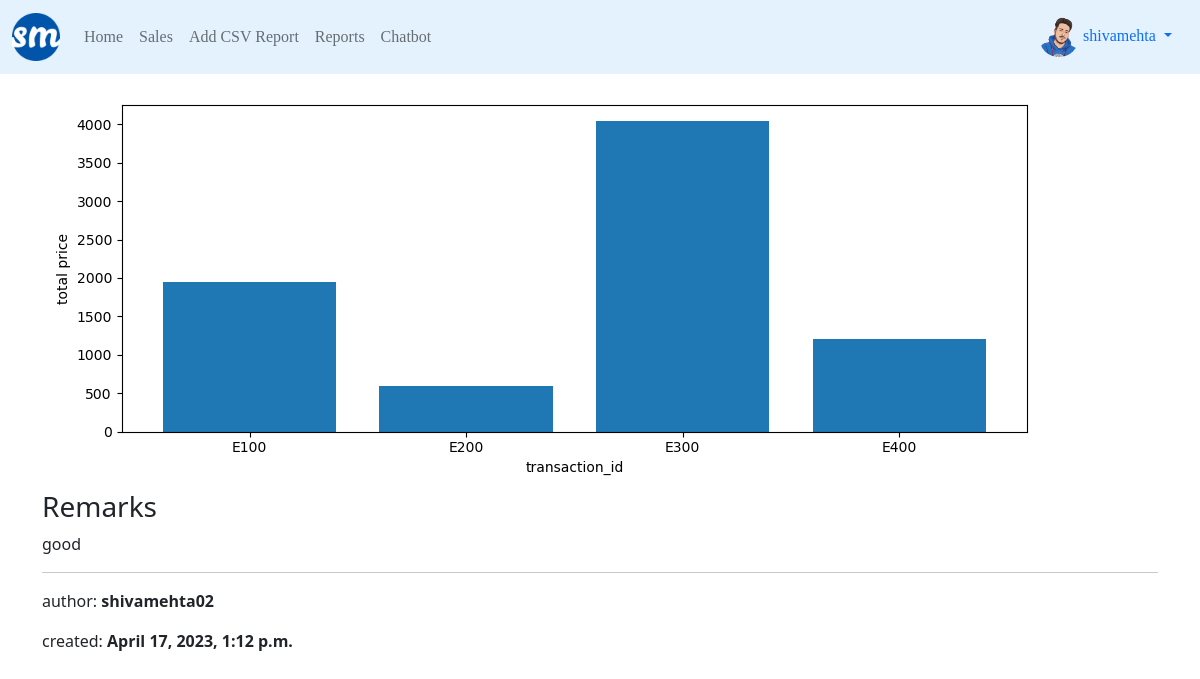
/reports/26/ (signed in), run on the app's committed database.
### profiles/models.py (models this page shows, shortened)
class Profile(models.Model):
    user = models.OneToOneField(User,on_delete=models.CASCADE)
    bio = models.TextField(default='no bio...')
    avatar = models.ImageField(upload_to= 'avatars',default = 'no_picture.png')
    created = models.DateTimeField(auto_now_add=True)
    updtaed = models.DateTimeField(auto_now= True)

### reports/models.py (models this page shows, shortened)
class Report(models.Model):
    name = models.CharField(max_length=120)
    image = models.ImageField(upload_to = 'reports',blank = True)
    remarks = models.TextField()
    author = models.ForeignKey(Profile,on_delete=models.CASCADE)
    created = models.DateTimeField(auto_now=True)
    updated = models.DateTimeField(auto_now=True)
    class Meta:
        ordering = ('-created',)

### reports/views.py (the view)
# urls.py: path('<pk>/',ReportDetailtView.as_view(),name='detail'),
class ReportDetailtView(LoginRequiredMixin,DetailView):
    model = Report
    template_name = 'reports/detail.html'

### reports/templates/reports/detail.html (shortened to what this page needs)
{% extends 'base.html' %}
{% block content %}
    {% if object.image %}
        <img src="{{object.image.url}}" class="img-fluid" alt ="{{object.name}}">
    {% endif %}
    <br>
    <h3>Remarks</h3>
    <p>{{object.remarks}}</p>
    <hr>
    <p>author: <b>{{object.author.user.username}}</b></p>
    <p>created: <b>{{object.created}}</b></p>
{% endblock content %}

### templates/navbar.html (shortened to what this page needs)
{% load static %}
{% url 'sales:home' as path_to_home %}
{% url 'sales:list' as path_to_sales %}
{% url 'reports:from-file' as path_to_from_files %}
{% url 'reports:main' as path_to_reports %}
{% url 'chatbot:chatbot' as path_to_chatbot %}
<nav class="navbar navbar-expand-lg navbar-light" style="background-color: #e3f2fd; font-family: Poppins-Bold;">
  <div class="container-fluid">
    <a class="navbar-brand" href=""><img src="{% static 'favicon.ico' %}" class="logo-sm"></a>
    <div class="collapse navbar-collapse" id="navbarSupportedContent">
      <ul class="navbar-nav  ">
        <li class="nav-item">
          <a class="nav-link {% if request.path == path_to_home%}active{% endif %}" href="{{path_to_home}} ">Home</a>
        </li>
        <li class="nav-item">
          <a class="nav-link {% if request.path == path_to_sales%}active{% endif %}" href="{{path_to_sales}}">Sales</a>
        </li>
        <li class="nav-item">
          <a class="nav-link {% if request.path == path_to_from_files%}active{% endif %}" href="{{path_to_from_files}}">Add CSV Report</a>
        </li>
        <li class="nav-item">
          <a class="nav-link {% if request.path == path_to_reports%}active{% endif %}" href="{{path_to_reports}}">Reports</a>
        </li>
        <li class="nav-item">
          <a class="nav-link {% if request.path == path_to_chatbot%}active{% endif %}" href="{{path_to_chatbot}}">Chatbot</a>
        </li>
      </ul>
    </div>
    {% if request.user.is_authenticated %}
      <div class="nav-item dropdown">
        <div class="nav-link dropdown-toggle" id="navbarDropdownMenuLink" role="button" data-bs-toggle="dropdown" aria-expanded="false">
          <img src="{{request.user.profile.avatar.url}}" class="avatar-sm">&nbsp;{{request.user}}
        </div>
      </div>
    {% endif %}
  </div>
</nav>

### static/style.css (style rules this page uses)
.avatar-sm { height: 40px; width:40px; border-radius: 50%; }

### data on the page
Report: image (picture), remarks "good", author.user.username "shivamehta02", created "April 17, 2023, 1:12 p.m."

### other printed values
{{ request.user }} "shivamehta"
